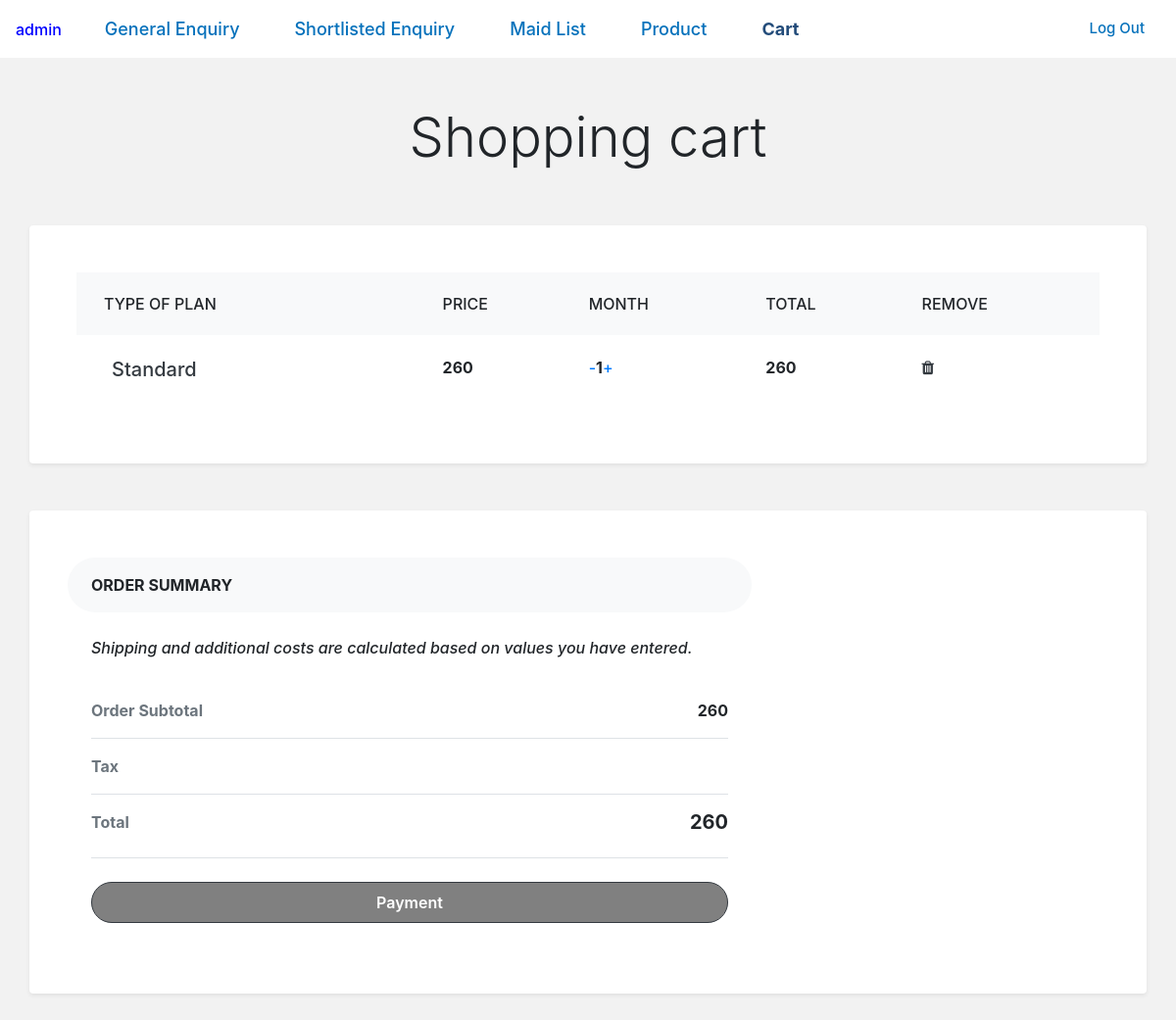
The app's page /agency/agency_cart (signed in) with its own data.
### accounts/models.py (models this page shows, shortened)
class Agency(models.Model):
    user = models.OneToOneField(User, on_delete=models.CASCADE, primary_key=True)
    agency_name = models.CharField(max_length=100, blank=False, null=True)
    agency_license = models.CharField(max_length=20, blank=False, null=True)
    office_no = models.CharField(max_length=20, blank=False, null=True)
    office_address = models.CharField(max_length=100, blank=False, null=True)
    handphone_no = models.CharField(max_length=20, blank=False)

### product_cart/models.py (models this page shows, shortened)
class CartItem(models.Model):
    plan = models.ForeignKey('SubPlan', on_delete=models.CASCADE)
    owner = models.ForeignKey('accounts.User', on_delete=models.CASCADE)
    month = models.IntegerField(blank=False, default=0)
    @property
    def total_cost(self):
        return self.month * self.plan.price

class SubPlan(models.Model):
    name = models.CharField(max_length=50,
        choices = [
            ("Basic", "Basic"),
            ("Standard", "Standard"),
            ("Premium", "Premium"),
            ],
        default="Basic"
        )
    price = models.IntegerField(
        choices = [
            (200, 'Basic ($200)'),
            (260, 'Standard ($260)'),
            (500, 'Premium ($500)'),
            ],
        default=200
        )

### agency/views.py (the view)
# urls.py: path('agency_cart', agency_cart, name="agency_cart"),
@login_required
@agency_required
def agency_cart(request):
    agency = Agency.objects.get(user=request.user)
    all_cart_items = CartItem.objects.filter(owner=request.user)
    total_price = 0
    for item in all_cart_items:
        total_price += item.month*item.plan.price
    return render(request, 'agency_cart.html',{
        'all_cart_items':all_cart_items,
        'total_price': total_price,
        'agency': agency
    })

### agency/templates/agency_cart.html (shortened to what this page needs)
{% extends 'agency_base.html'%}
{% load static %}
{% block navbar %}
  <li class="nav-item"><a class="nav-link" href="{% url 'enquiry' %}">General Enquiry</a></li>
  <li class="nav-item"><a class="nav-link" href="{% url 'shortlist_enquiry' %}">Shortlisted Enquiry</a></li>
  <li class="nav-item"><a class="nav-link" href="{% url 'maid_list' %}">Maid List</a></li>
  <li class="nav-item"><a class="nav-link" href="{% url 'product' %}">Product</a></li>
  <li class="nav-item active"><a class="nav-link" href="{% url 'agency_cart' %}">Cart</a></li>
{% endblock %}
{% block content %}
<div class="px-4 px-lg-0">
  <div class="container text-blue py-5 text-center">
    <h1 class="display-4">Shopping cart</h1>
  </div>
  <div class="pb-5">
    <div class="container">
      <div class="row">
        <div class="col-lg-12 p-5 bg-white rounded shadow-sm mb-5">
           <div class="table-responsive">
            <table class="table">
              <thead>
                <tr>
                  <th scope="col" class="border-0 bg-light">
                    <div class="p-2 px-3 text-uppercase">Type of Plan</div>
                  </th>
                  <th scope="col" class="border-0 bg-light">
                    <div class="py-2 text-uppercase">Price</div>
                  </th>
                  <th scope="col" class="border-0 bg-light">
                    <div class="py-2 text-uppercase">Month</div>
                  </th>
                  <th scope="col" class="border-0 bg-light">
                    <div class="py-2 text-uppercase">Total</div>
                  </th>
                  <th scope="col" class="border-0 bg-light">
                    <div class="py-2 text-uppercase">Remove</div>
                  </th>
                </tr>
              </thead>
              <tbody>
                {%for cart_item in all_cart_items %}
                <tr>
                  <th scope="row" class="border-0">
                    <div class="p-2">
                    <div class="ml-3 d-inline-block align-middle">
                        <h5 class="mb-0"> <a href="#" class="text-dark d-inline-block align-middle">{{cart_item.plan.name}}</a></h5>
                      </div>
                    </div>
                  </th>
                  <td class="border-0 align-middle"><strong>{{cart_item.plan.price}}</strong></td>
                  <td class="border-0 align-middle"><a href="{% url 'minus_month' cart_item_id=cart_item.id %}">-</a><strong>{{cart_item.month }}</strong><a href="{% url 'add_month' cart_item_id=cart_item.id %}">+</a></td>
                  <td class="border-0 align-middle"><strong>{{cart_item.total_cost  }}</strong></td>
                  <td class="border-0 align-middle"><a href="{% url 'remove_from_cart' cart_item_id=cart_item.id %}" class="text-dark"><i class="fa fa-trash"></i></a></td>
                </tr>
                {%endfor%}
              </tbody>
            </table>
          </div>
        </div>
      </div>
      <div class="row py-5 p-4 bg-white rounded shadow-sm">
        <div class="col-lg-8">
          <div class="bg-light rounded-pill px-4 py-3 text-uppercase font-weight-bold">Order summary </div>
          <div class="p-4">
            <p class="font-italic mb-4">Shipping and additional costs are calculated based on values you have entered.</p>
            <ul class="list-unstyled mb-4">
              <li class="d-flex justify-content-between py-3 border-bottom"><strong class="text-muted">Order Subtotal </strong><strong>{{total_price}}</strong></li>
              <li class="d-flex justify-content-between py-3 border-bottom"><strong class="text-muted">Tax</strong><strong>{{value}}</strong></li>
              <li class="d-flex justify-content-between py-3 border-bottom"><strong class="text-muted">Total</strong><h5 class="font-weight-bold">{{total_price}}</h5></li>
            </ul><a href="{% url 'charge' %}" class="btn btn-dark rounded-pill py-2 btn-block">Payment</a>
          </div>
        </div>
      </div>
    </div>
  </div>
</div>
{% endblock %}

### template/agency_base.html (shortened to what this page needs)
{% load static %}
<!DOCTYPE html>
<html lang="en">
<head>
    <link rel="stylesheet" href="https://stackpath.bootstrapcdn.com/bootstrap/4.3.1/css/bootstrap.min.css" type="text/css" />
    <link rel="stylesheet" href="https://stackpath.bootstrapcdn.com/font-awesome/4.7.0/css/font-awesome.min.css" type="text/css" />
    <link rel="stylesheet" href="https://cdnjs.cloudflare.com/ajax/libs/hover.css/2.1.1/css/hover-min.css" type="text/css" />
    <link rel="stylesheet" href="{% static "style.css" %}" type="text/css" />
</head>
<body>
<header>
  <nav class="navbar navbar-expand-lg navbar-light bg-white">
  <a class="navbar-brand" style="font-size:16px; color:blue;" href="{% url 'index' %}">{{ agency.agency_name }}</a>
  <div class="collapse navbar-collapse" id="navbarSupportedContent">
    <ul class="navbar-nav mr-auto">
      {% block navbar %}{% endblock %}
    </ul>
    <ul class="nav pull-right">
      {% if user.is_authenticated %}
         <li>
          <a class="nav-link" href="{% url 'logout' %}">Log Out</a>
        </li>
      {% endif %}
    </ul>
  </div>
</nav>
</header>
{% block content %}{% endblock %}
</body>
</html>

### static/style.css (style rules this page uses)
* { padding: 0; margin: 0; box-sizing: border-box; font-weight: 500; }
.active { font-size: 25px; }
.nav-item { padding: 0px 20px; font-weight:600; font-size: 18px; }
.nav-link { color: #0571bb !important; }
.active .nav-link { color: #234c7a !important; font-weight: bold; }
.btn { background-color: #808080; color: white; padding: 0px 40px; font-weight: 600; }
body { background: #F2F2F2; padding: 0; maring: 0; }
.nav { list-style-type: none; padding: 0; margin: 0; }
.nav li { display: inline-block; font-size: 15px; }
.pull-right { float: right; }

### records on screen
Agency: agency_name "admin"
CartItem: plan.name "Standard", plan.price "260", month "1", total_cost "260"

### other values on screen
{{ total_price }} "260"
